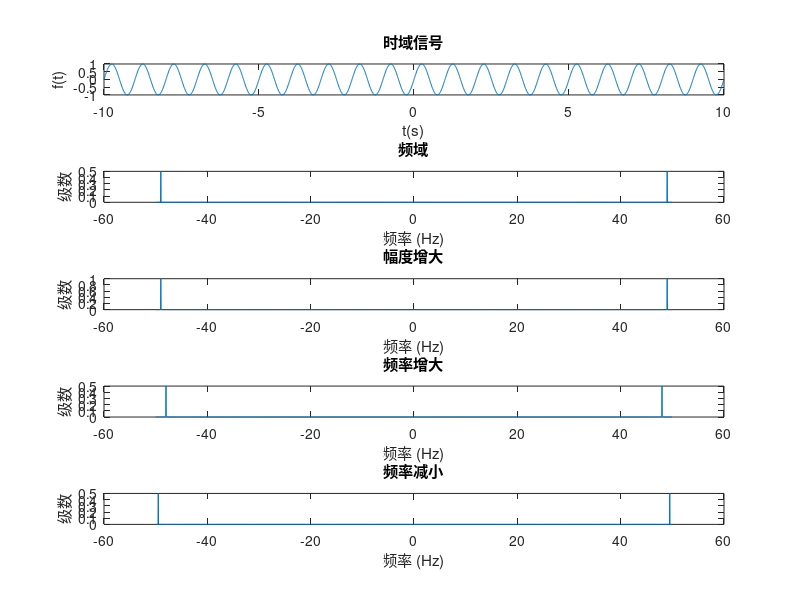

MATLAB code to generate this figure:
% 参数定义
A = 1; % 脉冲幅度
A_A = 2; %幅度更改
f0 = 1; % 正弦波频率
T = 5; % 脉冲宽度
Fs = 100; % 采样频率
t = -2*T:1/Fs:2*T; % 时间向量

% 生成信号
x = A * sin(2*pi*f0*t) .* rectpuls(t/T, T);%正弦波信号

% 计算频谱
X = fft(x);%频谱
f = (-Fs/2:Fs/length(t):Fs/2-Fs/length(t));
X_mag = abs(X)/length(t);

%幅度更改
X_A = A_A * sin(2*pi*f0*t) .* rectpuls(t/T, T);
X_FP = fft(X_A);%频谱
X_mag_P = abs(X_FP)/length(t);

%宽度更改
x_K = A * sin(4*pi*f0*t) .* rectpuls(t/T, T);
X_LP = fft(x_K);%频谱
X_mag_K = abs(X_LP)/length(t);

%宽度更改
x_K_A = A * sin(1*pi*f0*t) .* rectpuls(t/T, T);
X_LP_A = fft(x_K_A);%频谱
X_mag_K_A = abs(X_LP_A)/length(t);

% 绘制时域信号
figure;
subplot(5,1,1);
plot(t, x);
title('时域信号');
xlabel('t(s)');
ylabel('f(t)');

% 绘制频谱图
subplot(5,1,2);
plot(f, X_mag);
title('频域');
xlabel('频率 (Hz)');
ylabel('级数');

%幅度更改
subplot(5,1,3);
plot(f, X_mag_P);
title('幅度增大');
xlabel('频率 (Hz)');
ylabel('级数');

%宽度更改
subplot(5,1,4);
plot(f, X_mag_K);
title('频率增大');
xlabel('频率 (Hz)');
ylabel('级数');

%宽度更改
subplot(5,1,5);
plot(f, X_mag_K_A);
title('频率减小');
xlabel('频率 (Hz)');
ylabel('级数');